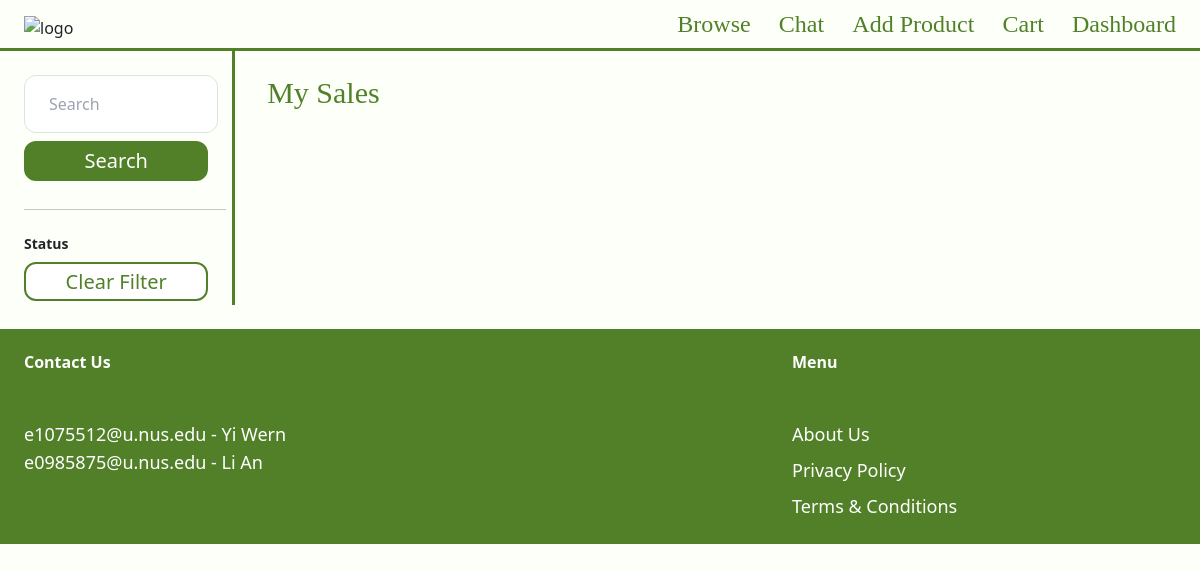
Before: /dashboard/my-sales/ (signed in) with the older database file.
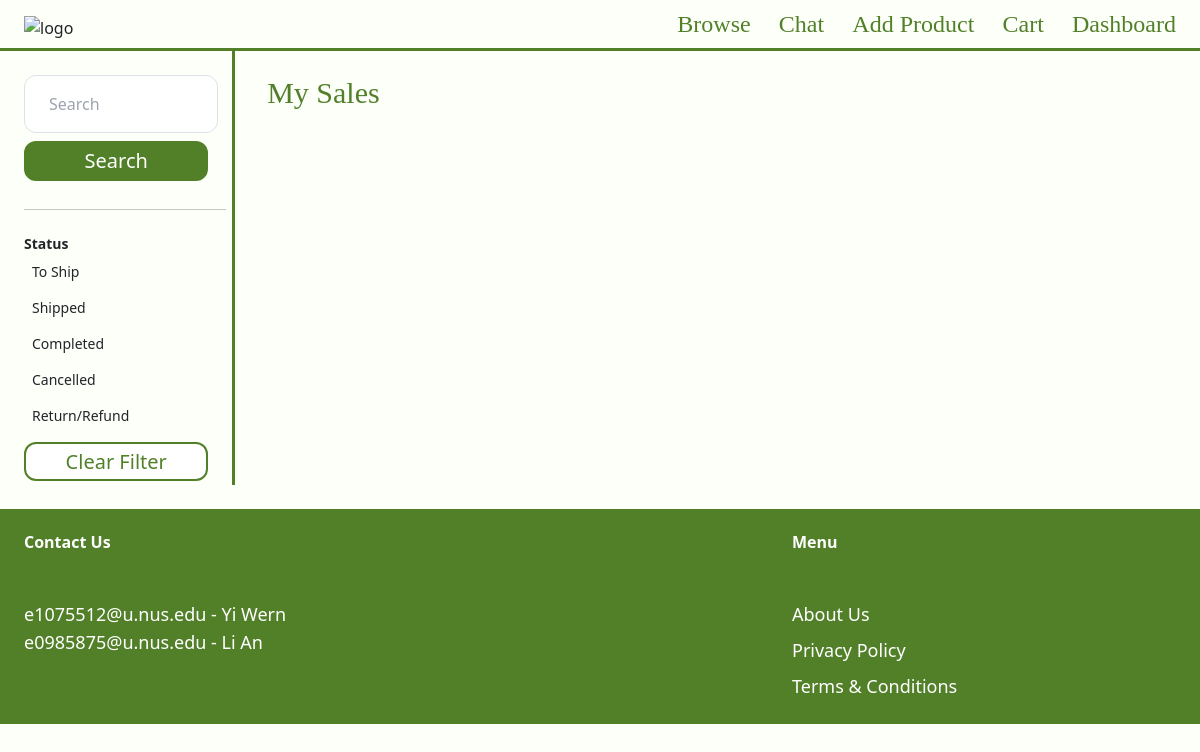
After: the same page with the newer database file.
### checkout/models.py (models this page shows, shortened)
class SellerStatus(models.Model):
    name = models.CharField(max_length=255)
    class Meta:
        ordering = ('id',)
        verbose_name_plural = 'SellerStatus'

### dashboard/views.py (the view)
# urls.py: path('my-sales/', views.mysales, name='my-sales'),
def mysales(request):
    query = request.GET.get('query', '')
    orderstatus_id = request.GET.get('orderstatus', 0)
    orderstatus_name = ''
    orderstatuses = SellerStatus.objects.all()
    products = OrderProduct.objects.filter(seller=request.user)
    if orderstatus_id:
        products = products.filter(seller_status_id=orderstatus_id)
        orderstatus = orderstatuses.filter(id=orderstatus_id).first()
        if orderstatus:
            orderstatus_name = orderstatus.name
    if query:
        products = products.filter(Q(name__icontains=query) | Q(buyer_name__icontains=query))
    return render(request, 'dashboard/mysales.html', {
        'products': products,
        'query': query,
        'orderstatuses': orderstatuses,
        'orderstatus_name': orderstatus_name,
        'orderstatus_id': int(orderstatus_id),
    })

### dashboard/templates/dashboard/mysales.html (shortened to what this page needs)
{% extends 'core/base.html' %}
{% block content %}
    <div class="grid grid-cols-5 gap-4">
        <div class="col-span-1 vl">
            <form method="get" action="{% url 'dashboard:my-sales' %}" class="pt-4 pr-2">
                <input name="query" class="w-full py-3 px-6 border rounded-xl" type="text" value="{{ query }}" placeholder="Search">
                <button class="mt-2 text-xl bg-nushopprimary bt-nushopprimary text-white rounded-xl text-center">Search</button>
            </form>
            <hr class="my-6">
            <p class="text-sm font-semibold">Status</p>
            <ul>
                {% for status in orderstatuses %}
                    <li class="py-2 px-2 text-sm rounded-xl{% if status.id == orderstatus_id %} bg-primary-light {% endif %}">
                        <a href="{% url 'dashboard:my-sales' %}?query={{ query }}&orderstatus={{ status.id }}">{{ status.name }}</a>
                    </li>
                {% endfor %}
            </ul>
            <ul class="pr-2">
                <li><a href="{% url 'dashboard:my-sales' %}" class="mt-2 inline-block bt-nushopsecondary text-xl rounded-xl text-center">Clear Filter</a>
        </div>
        <div class="col-span-4 pt-4 pl-2">
            <h1 class="mb-4 text-3xl cinzel text-nushopprimary">
                {% if query %}
                    {% if orderstatus_id %}
                        {{ query }} in {{ orderstatus_name }}
                    {% else %}
                        {{ query }}
                    {% endif %}
                {% elif orderstatus_id %}
                    {{ orderstatus_name }}
                {% else %}
                    My Sales
                {% endif %}
            </h1>
        </div>
    </div>
{% endblock %}

Changed rows visible on the page:
added SellerStatus: name "To Ship"
added SellerStatus: name "Shipped"
added SellerStatus: name "Completed"
added SellerStatus: name "Cancelled"
added SellerStatus: name "Return/Refund"
